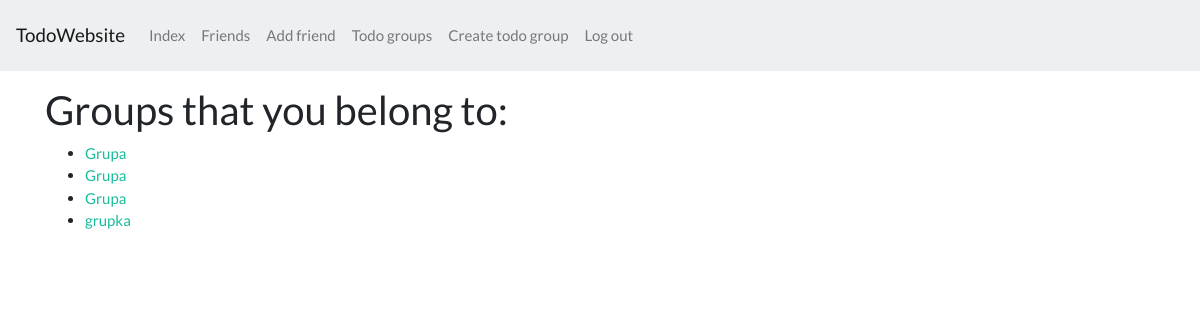
The app's page /home/todo/ (signed in) with its own data.
### todo/models.py (models this page shows, shortened)
class TodoGroup(models.Model):
    name = models.CharField(max_length=255)
    photo = models.ImageField(upload_to=get_group_photo_path)
    slug = models.SlugField(unique=True, blank=True)
    members = models.ManyToManyField(User)
    created = models.DateField(auto_now_add=True)
    def get_absolute_url(self):
        return reverse('todo:single_group', kwargs={'slug': self.slug})
    class Meta:
        ordering = ('-created',)

### todo/views.py (the view)
# urls.py: path('', index, name='index'),
@login_required
def index(request):
    groups = TodoGroup.objects.filter(members__id=request.user.id).all()
    return render(request, 'todo/index.html', {'groups': groups})

### templates/todo/index.html (shortened to what this page needs)
{% extends 'base.html' %}
{% block container %}
    <div>
        <h2>Groups that you belong to:</h2>
        <ul>
            {% for group in groups %}
                <li><a href="{{ group.get_absolute_url }}">{{ group.name }}</a></li>
            {% endfor %}
        </ul>
    </div>
{% endblock %}

### records on screen
TodoGroup: name "Grupa"
TodoGroup: name "Grupa"
TodoGroup: name "Grupa"
TodoGroup: name "grupka"
